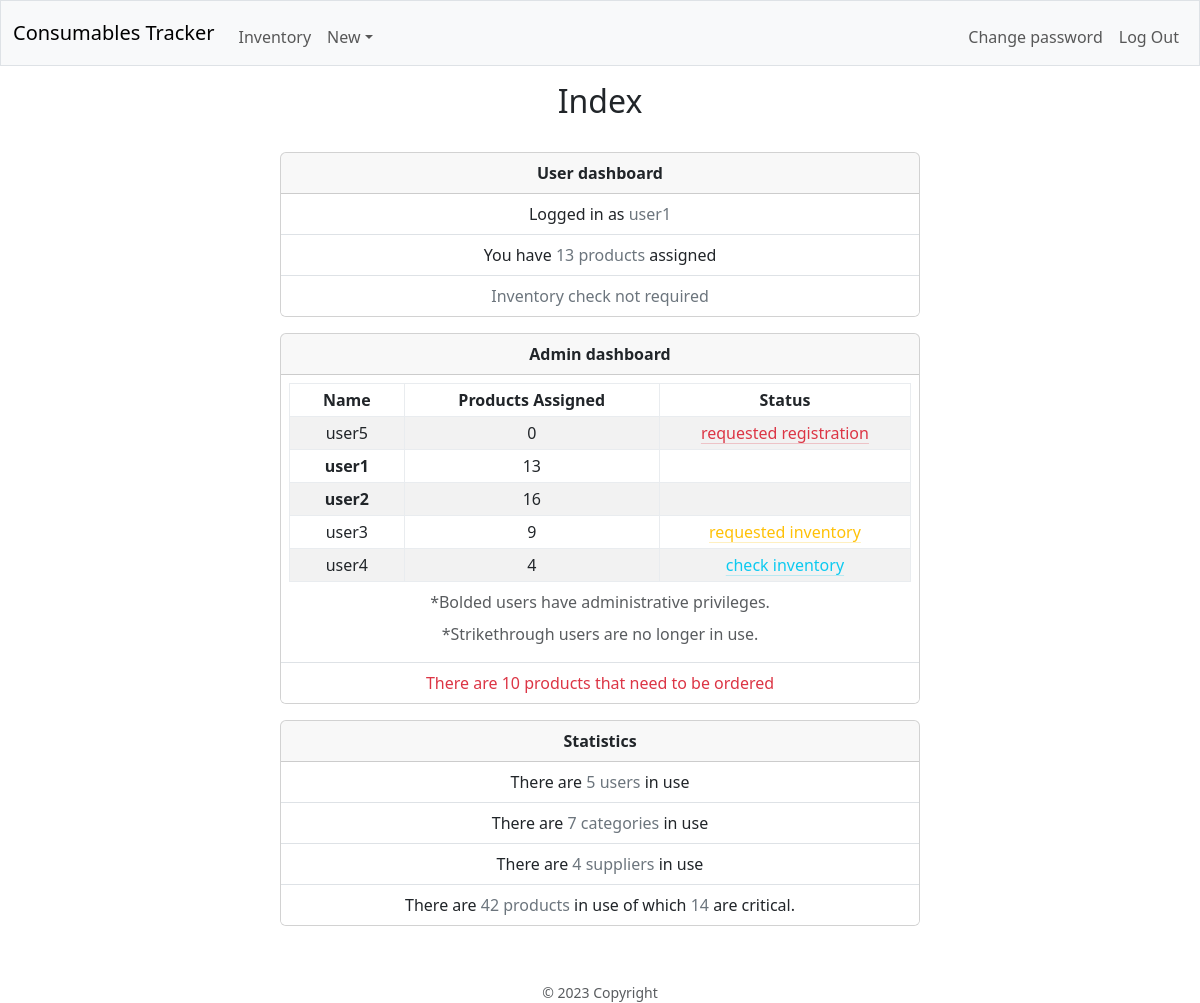
The page / (signed in) on the database its author committed.
### database.py (models this page shows, shortened)
class Base(MappedAsDataclass, DeclarativeBase):
    id: Mapped[int] = mapped_column(init=False, primary_key=True)
    name: Mapped[str] = mapped_column(unique=True)

class User(Base):
    password: Mapped[str] = mapped_column(repr=False)
    products: Mapped[List["Product"]] = relationship(
        default_factory=list, back_populates="responsable", repr=False)
    admin: Mapped[bool] = mapped_column(default=False)
    in_use: Mapped[bool] = mapped_column(default=True)
    done_inv: Mapped[bool] = mapped_column(default=True)
    reg_req: Mapped[bool] = mapped_column(default=True)
    req_inv: Mapped[bool] = mapped_column(default=False)
    details: Mapped[Optional[str]] = mapped_column(default="", repr=False)
    username = synonym("name")
    @property
    def in_use_products(self) -> int:
        with dbSession() as db_session:
            return db_session.query(Product).\
                filter_by(in_use=True, responsable_id=self.id).count()

### blueprints/main/main.py (the view)
@main_bp.route("/")
@login_required
def index():
    with dbSession() as db_session:
        user = db_session.scalar(
            select(User).
            filter_by(id=session.get("user_id")).
            options(joinedload(User.products), raiseload("*")))
        if user.admin:
            with dbSession() as db_session:
                users = db_session.scalars(
                    select(User).
                    order_by(User.reg_req.desc(), User.in_use.desc(), User.admin.desc(), User.name).
                    options(joinedload(User.products), raiseload("*"))
                    ).unique().all()
            stats = {
                "products_to_order": db_session.query(Product).
                        filter_by(in_use=True, to_order=True).count(),
                "users_in_use": db_session.query(User).
                        filter_by(in_use=True).count(),
                "categories_in_use": db_session.query(Category).
                        filter_by(in_use=True).count(),
                "suppliers_in_use": db_session.query(Supplier).
                        filter_by(in_use=True).count(),
                "products_in_use": db_session.query(Product).
                        filter_by(in_use=True).count(),
                "critical_products": db_session.query(Product).
                        filter_by(in_use=True, critical=True).count()
            }
            return render_template("main/index.html", user=user, users=users, stats=stats)
    return render_template("main/index.html", user=user)

### app.py (called while the page is built)
@app.context_processor
def inject_now():
    return {'now': datetime.utcnow()}

### helpers.py (called while the page is built)
def login_required(f):
    @wraps(f)
    def decorated_function(*args, **kwargs):
        if session.get("user_id") is None:
            flash("You have to be logged in...", "warning")
            return redirect(url_for("auth.login"))
        return f(*args, **kwargs)
    return decorated_function

### blueprints/main/templates/main/index.html (shortened to what this page needs)
{% extends "layout.html" %}
{% block page_title %}Index{% endblock %}
{% block main %}
    <div class="card mx-auto mb-3" style="max-width: 40rem;">
        <div class="card-header">
            <strong>User dashboard</strong>
        </div>
        <ul class="list-group list-group-flush">
            <li class="list-group-item">Logged in as <span class="text-secondary">{{ user.name }}</span></li>
            <li class="list-group-item">You have <span class="text-secondary">{{ user.products|length }} products</span> assigned</li>
            <li class="list-group-item">
                {% if user.req_inv %}
                    <span class="text-warning">You requested a inventory check</span>
                {% else %}
                    {% if user.done_inv %}
                        <span class="text-secondary">Inventory check not required</span>
                    {% else %}
                        <a class="link-danger link-offset-2 link-underline-opacity-25 link-underline-opacity-100-hover" href="{{ url_for('inv.inventory') }}">Check inventory</a>
                    {% endif %}
                {% endif %}
            </li>
        </ul>
    </div>
    {% if session.admin %}
        <div class="card mx-auto mb-3" style="max-width: 40rem;">
            <div class="card-header">
                <strong>Admin dashboard</strong>
            </div>
            <ul class="list-group list-group-flush">
                <li class="list-group-item p-2 pb-0">
                    <div class="table-responsive mx-auto" style="width: auto;">
                        <table class="table align-middle table-sm table-hover table-bordered border-light-subtle table-striped">
                            <caption class="text-center pb-0">*Bolded users have administrative privileges.</caption>
                            <caption class="text-center pb-0">*Strikethrough users are no longer in use.</caption>
                            <thead>
                                <tr>
                                    <th class="px-3">Name</th>
                                    <th class="px-3">Products Assigned</th>
                                    <th class="px-3">Status</th>
                                </tr>
                            </thead>
                            <tbody>
                                {% for user in users %}
                                <tr>
                                    <td><span class="{% if not user.in_use %}text-decoration-line-through{% endif %}{% if user.admin %} fw-bolder{% endif %}">{{ user.name }}</span></td>
                                    <td>{{ user.in_use_products }}</td>
                                    <td>
                                        {% if not user.done_inv %}
                                            <a class="link-info link-offset-2 link-underline-opacity-25 link-underline-opacity-100-hover"
                                            href="{{ url_for('inv.inventory_user', username=user.name) }}">check inventory</a>
                                        {% endif %}
                                        {% if user.req_inv %}
                                            <a class="link-warning link-offset-2 link-underline-opacity-25 link-underline-opacity-100-hover"
                                            href="{{ url_for('users.approve_check_inv', username=user.name) }}">requested inventory</a>
                                        {% endif %}
                                        {% if user.reg_req %}
                                            <a class="link-danger link-offset-2 link-underline-opacity-25 link-underline-opacity-100-hover"
                                            href="{{ url_for('users.approve_reg', username=user.name) }}">requested registration</a>
                                        {% endif %}
                                    </td>
                                </tr>
                                {% endfor %}
                            </tbody>
                        </table>
                    </div>
                </li>
                <li class="list-group-item">
                    {% if stats.products_to_order %}
                        <span class="text-danger">There are {{ stats.products_to_order }} products that need to be ordered</span>
                    {% else %}
                        There are no products that need to be ordered
                    {% endif %}
                </li>
            </ul>
        </div>
        <div class="card mx-auto mb-3" style="max-width: 40rem;">
            <div class="card-header">
                <strong>Statistics</strong>
            </div>
            <ul class="list-group list-group-flush">
                <li class="list-group-item">
                    There are <span class="text-secondary">{{ stats.users_in_use }} users</span> in use
                </li>
                <li class="list-group-item">
                    There are <span class="text-secondary">{{ stats.categories_in_use }} categories</span> in use
                </li>
                <li class="list-group-item">
                    There are <span class="text-secondary">{{ stats.suppliers_in_use }} suppliers</span> in use
                </li>
                <li class="list-group-item">
                    There are <span class="text-secondary">{{ stats.products_in_use }} products</span> in use of which <span class="text-secondary">{{ stats.critical_products }}</span> are critical.
                </li>
            </ul>
        </div>
    {% endif %}
{% endblock %}

### rows shown on the page
User: name "user1", in_use_products "13"
User: name "user5", in_use_products "0"
User: name "user2", in_use_products "16"
User: name "user3", in_use_products "9"
User: name "user4", in_use_products "4"

### other values the page prints
{{ user.products|length }} "13"
{{ stats.products_to_order }} "10"
{{ stats.users_in_use }} "5"
{{ stats.categories_in_use }} "7"
{{ stats.suppliers_in_use }} "4"
{{ stats.products_in_use }} "42"
{{ stats.critical_products }} "14"
